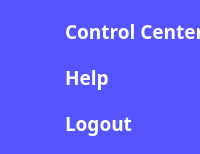
           <widget class="QFrame" name="toggle_menu">
            <property name="minimumSize">
             <size>
              <width>200</width>
              <height>0</height>
             </size>
            </property>
            <property name="maximumSize">
             <size>
              <width>200</width>
              <height>16777215</height>
             </size>
            </property>
            <property name="styleSheet">
             <string notr="true">QFrame{
	border-radius: 0px;
	border-top-right-radius: 30px;
	background-color: rgb(85, 85, 255);
}</string>
            </property>
            <property name="frameShape">
             <enum>QFrame::StyledPanel</enum>
            </property>
            <property name="frameShadow">
             <enum>QFrame::Raised</enum>
            </property>
            <layout class="QVBoxLayout" name="verticalLayout_9">
             <property name="leftMargin">
              <number>0</number>
             </property>
             <property name="rightMargin">
              <number>0</number>
             </property>
             <item>
              <widget class="QFrame" name="toggle_menu_1_btn">
               <property name="minimumSize">
                <size>
                 <width>0</width>
                 <height>40</height>
                </size>
               </property>
               <property name="maximumSize">
                <size>
                 <width>16777215</width>
                 <height>50</height>
                </size>
               </property>
               <property name="styleSheet">
                <string notr="true">QFrame:hover {
	background-color: rgba(255, 255, 255, 30);
	border-radius: 2px;
}

</string>
               </property>
               <property name="frameShape">
                <enum>QFrame::StyledPanel</enum>
               </property>
               <property name="frameShadow">
                <enum>QFrame::Raised</enum>
               </property>
               <layout class="QHBoxLayout" name="horizontalLayout_5">
                <property name="spacing">
                 <number>0</number>
                </property>
                <property name="leftMargin">
                 <number>0</number>
                </property>
                <property name="topMargin">
                 <number>0</number>
                </property>
                <property name="rightMargin">
                 <number>0</number>
                </property>
                <property name="bottomMargin">
                 <number>0</number>
                </property>
                <item>
                 <widget class="QPushButton" name="control_center_icon">
                  <property name="minimumSize">
                   <size>
                    <width>60</width>
                    <height>40</height>
                   </size>
                  </property>
                  <property name="maximumSize">
                   <size>
                    <width>60</width>
                    <height>50</height>
                   </size>
                  </property>
                  <property name="font">
                   <font>
                    <family>Tw Cen MT</family>
                    <pointsize>14</pointsize>
                    <weight>75</weight>
                    <bold>true</bold>
                   </font>
                  </property>
                  <property name="styleSheet">
                   <string notr="true">QPushButton {
	image: url(:/Toggle Menu Icons/control_center.png);
	background-color: rgba(255, 255, 255, 0);
	border: 1px;
}

QPushButton:hover{
	image: url(:/Toggle Menu Icons/control_center_hover.png);
}

QPushButton:pressed {
	background-color: rgb(245, 245, 245, 40);
}</string>
                  </property>
                  <property name="text">
                   <string/>
                  </property>
                  <property name="iconSize">
                   <size>
                    <width>32</width>
                    <height>32</height>
                   </size>
                  </property>
                 </widget>
                </item>
                <item>
                 <widget class="QPushButton" name="control_center_txt">
                  <property name="minimumSize">
                   <size>
                    <width>0</width>
                    <height>40</height>
                   </size>
                  </property>
                  <property name="maximumSize">
                   <size>
                    <width>16777215</width>
                    <height>50</height>
                   </size>
                  </property>
                  <property name="font">
                   <font>
                    <family>Tw Cen MT</family>
                    <pointsize>14</pointsize>
                    <weight>75</weight>
                    <bold>true</bold>
                   </font>
                  </property>
                  <property name="layoutDirection">
                   <enum>Qt::LeftToRight</enum>
                  </property>
                  <property name="autoFillBackground">
                   <bool>false</bool>
                  </property>
                  <property name="styleSheet">
                   <string notr="true">QPushButton {
	color: rgb(255, 255, 255);
	background-color: rgba(255, 255, 255, 0);
	padding-left: 5px;
	text-align: left;
	border: 1px;
}

QPushButton:pressed {
	background-color: rgba(245, 245, 245, 40);
}</string>
                  </property>
                  <property name="text">
                   <string>Control Center</string>
                  </property>
                  <property name="flat">
                   <bool>false</bool>
                  </property>
                 </widget>
                </item>
               </layout>
              </widget>
             </item>
             <item>
              <widget class="QFrame" name="toggle_menu_2_btn">
               <property name="minimumSize">
                <size>
                 <width>0</width>
                 <height>40</height>
                </size>
               </property>
               <property name="maximumSize">
                <size>
                 <width>16777215</width>
                 <height>50</height>
                </size>
               </property>
               <property name="styleSheet">
                <string notr="true">QFrame:hover {
	background-color: rgba(255, 255, 255, 30);
	border-radius: 2px;
}

</string>
               </property>
               <property name="frameShape">
                <enum>QFrame::StyledPanel</enum>
               </property>
               <property name="frameShadow">
                <enum>QFrame::Raised</enum>
               </property>
               <layout class="QHBoxLayout" name="horizontalLayout_6">
                <property name="spacing">
                 <number>0</number>
                </property>
                <property name="leftMargin">
                 <number>0</number>
                </property>
                <property name="topMargin">
                 <number>0</number>
                </property>
                <property name="rightMargin">
                 <number>0</number>
                </property>
                <property name="bottomMargin">
                 <number>0</number>
                </property>
                <item>
                 <widget class="QPushButton" name="help_icon">
                  <property name="minimumSize">
                   <size>
                    <width>60</width>
                    <height>40</height>
                   </size>
                  </property>
                  <property name="maximumSize">
                   <size>
                    <width>60</width>
                    <height>50</height>
                   </size>
                  </property>
                  <property name="font">
                   <font>
                    <family>Tw Cen MT</family>
                    <pointsize>14</pointsize>
                    <weight>75</weight>
                    <bold>true</bold>
                   </font>
                  </property>
                  <property name="styleSheet">
                   <string notr="true">QPushButton {
	image: url(:/Toggle Menu Icons/help.png);
	background-color: rgba(255, 255, 255, 0);
	border: 1px;
}	

QPushButton:hover {
	image: url(:/Toggle Menu Icons/help_hover.png);
}

QPushButton:pressed {
	background-color: rgba(245, 245, 245, 40);
}</string>
                  </property>
                  <property name="text">
                   <string/>
                  </property>
                  <property name="iconSize">
                   <size>
                    <width>32</width>
                    <height>32</height>
                   </size>
                  </property>
                 </widget>
                </item>
                <item>
                 <widget class="QPushButton" name="help_txt">
                  <property name="minimumSize">
                   <size>
                    <width>0</width>
                    <height>40</height>
                   </size>
                  </property>
                  <property name="maximumSize">
                   <size>
                    <width>16777215</width>
                    <height>50</height>
                   </size>
                  </property>
                  <property name="font">
                   <font>
                    <family>Tw Cen MT</family>
                    <pointsize>14</pointsize>
                    <weight>75</weight>
                    <bold>true</bold>
                   </font>
                  </property>
                  <property name="layoutDirection">
                   <enum>Qt::LeftToRight</enum>
                  </property>
                  <property name="autoFillBackground">
                   <bool>false</bool>
                  </property>
                  <property name="styleSheet">
                   <string notr="true">QPushButton {
	color: rgb(255, 255, 255);
	background-color: rgba(255, 255, 255, 0);
	padding-left: 5px;
	text-align: left;
	border: 1px;
}

QPushButton:pressed {
	background-color: rgba(255, 255, 255, 40);
}</string>
                  </property>
                  <property name="text">
                   <string>Help</string>
                  </property>
                  <property name="flat">
                   <bool>false</bool>
                  </property>
                 </widget>
                </item>
               </layout>
              </widget>
             </item>
             <item>
              <widget class="QFrame" name="toggle_menu_3_btn">
               <property name="minimumSize">
                <size>
                 <width>0</width>
                 <height>40</height>
                </size>
               </property>
               <property name="maximumSize">
                <size>
                 <width>16777215</width>
                 <height>50</height>
                </size>
               </property>
               <property name="styleSheet">
                <string notr="true">QFrame:hover {
	background-color: rgba(255, 255, 255, 30);
	border-radius: 2px;
}

</string>
               </property>
               <property name="frameShape">
                <enum>QFrame::StyledPanel</enum>
               </property>
               <property name="frameShadow">
                <enum>QFrame::Raised</enum>
               </property>
               <layout class="QHBoxLayout" name="horizontalLayout_9">
                <property name="spacing">
                 <number>0</number>
                </property>
                <property name="leftMargin">
                 <number>0</number>
                </property>
                <property name="topMargin">
                 <number>0</number>
                </property>
                <property name="rightMargin">
                 <number>0</number>
                </property>
                <property name="bottomMargin">
                 <number>0</number>
                </property>
                <item>
                 <widget class="QPushButton" name="logout_icon">
                  <property name="minimumSize">
                   <size>
                    <width>60</width>
                    <height>40</height>
                   </size>
                  </property>
                  <property name="maximumSize">
                   <size>
                    <width>60</width>
                    <height>50</height>
                   </size>
                  </property>
                  <property name="font">
                   <font>
                    <family>Tw Cen MT</family>
                    <pointsize>14</pointsize>
                    <weight>75</weight>
                    <bold>true</bold>
                   </font>
                  </property>
                  <property name="styleSheet">
                   <string notr="true">QPushButton {
	image: url(:/Toggle Menu Icons/logout.png);
	background-color: rgba(255, 255, 255, 0);
	border: 1px;
}

QPushButton:pressed {
	background-color: rgb(245, 245, 245, 40);
}</string>
                  </property>
                  <property name="text">
                   <string/>
                  </property>
                  <property name="iconSize">
                   <size>
                    <width>32</width>
                    <height>32</height>
                   </size>
                  </property>
                 </widget>
                </item>
                <item>
                 <widget class="QPushButton" name="logout_txt">
                  <property name="minimumSize">
                   <size>
                    <width>0</width>
                    <height>40</height>
                   </size>
                  </property>
                  <property name="maximumSize">
                   <size>
                    <width>16777215</width>
                    <height>50</height>
                   </size>
                  </property>
                  <property name="font">
                   <font>
                    <family>Tw Cen MT</family>
                    <pointsize>14</pointsize>
                    <weight>75</weight>
                    <bold>true</bold>
                   </font>
                  </property>
                  <property name="layoutDirection">
                   <enum>Qt::LeftToRight</enum>
                  </property>
                  <property name="autoFillBackground">
                   <bool>false</bool>
                  </property>
                  <property name="styleSheet">
                   <string notr="true">QPushButton {
	color: rgb(255, 255, 255);
	background-color: rgba(255, 255, 255, 0);
	padding-left: 5px;
	text-align: left;
	border: 1px;
}

QPushButton:pressed {
	background-color: rgba(245, 245, 245, 40);
}</string>
                  </property>
                  <property name="text">
                   <string>Logout</string>
                  </property>
                  <property name="flat">
                   <bool>false</bool>
                  </property>
                 </widget>
                </item>
               </layout>
              </widget>
             </item>
            </layout>
           </widget>
